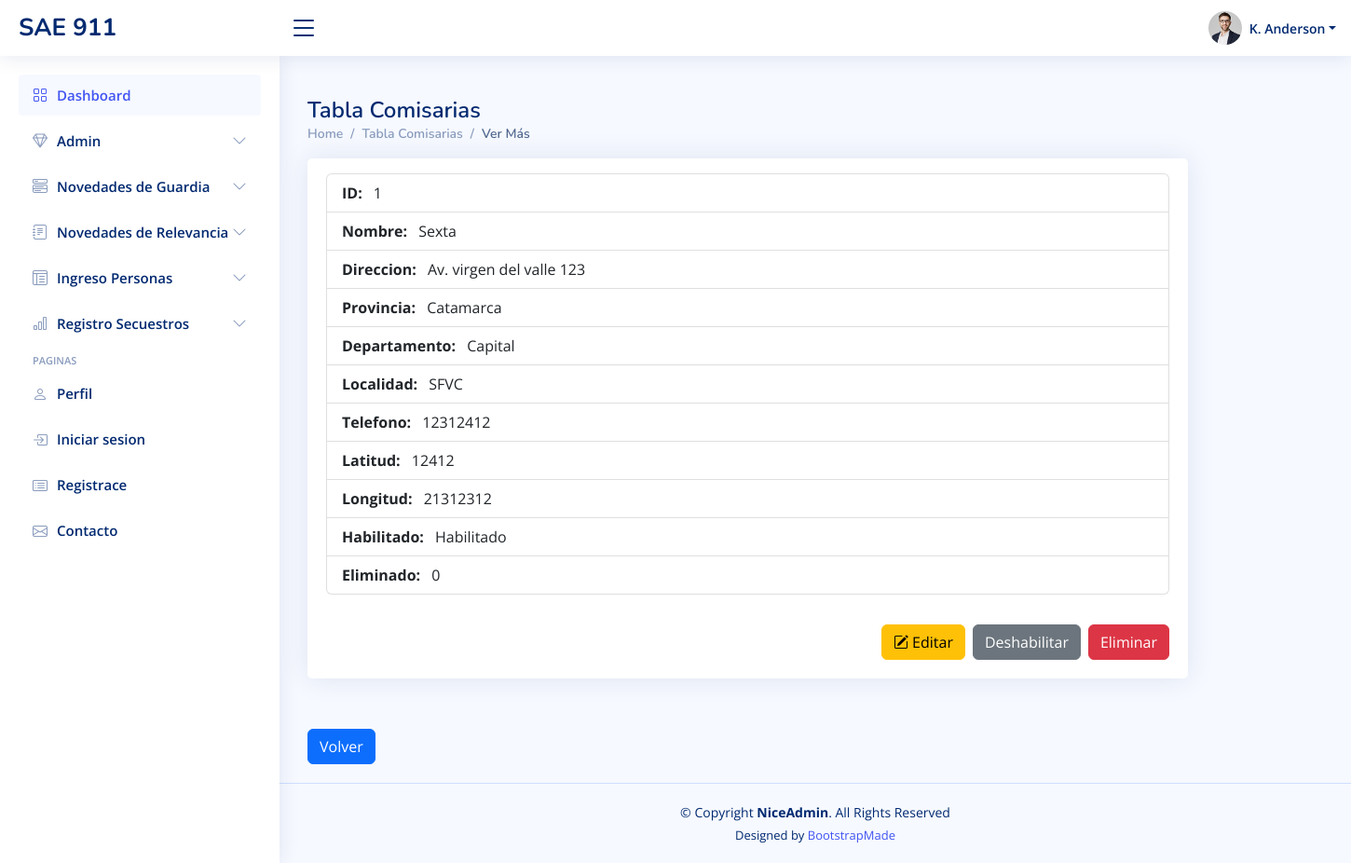
/verMas-comisarias.php?id=1, run on the app's committed database.
### tables this page shows
CREATE TABLE `comisarias` (
  `idComisaria` int NOT NULL,
  `nombre` varchar(50) NOT NULL,
  `direccion` varchar(50) NOT NULL,
  `provincia` varchar(50) NOT NULL,
  `departamento` varchar(50) NOT NULL,
  `localidad` varchar(50) NOT NULL,
  `telefono` varchar(50) NOT NULL,
  `latitud` varchar(50) NOT NULL,
  `longitud` varchar(50) NOT NULL,
  `habilitado` tinyint(1) NOT NULL,
  `eliminado` tinyint(1) NOT NULL DEFAULT '0'
);

### verMas-comisarias.php (the view, shortened to what this page needs)
<?php
    include('conexion.php');
    $idComisaria=$_GET['id'];
    $consulta="SELECT * FROM comisarias WHERE idComisaria='$idComisaria'";
    $resultado=mysqli_query($conexion,$consulta);
    if ($row = $resultado->fetch_assoc()) {
      $nombreComisaria=$row['nombre'];
      $direccionComisaria=$row['direccion'];
      $provinciaComisaria=$row['provincia'];
      $departamentoComisaria=$row['departamento'];
      $localidadComisaria=$row['localidad'];
      $telefonoComisaria=$row['telefono'];
      $latitudComisaria=$row['latitud'];
      $longitudComisaria=$row['longitud'];
      $habilitadoComisaria=$row['habilitado'];
      $eliminadoComisaria=$row['eliminado'];
  }
 ?>
<!DOCTYPE html>
<html lang="en">
<head>
  <link href="assets/vendor/bootstrap/css/bootstrap.min.css" rel="stylesheet">
  <link href="assets/vendor/bootstrap-icons/bootstrap-icons.css" rel="stylesheet">
  <link href="assets/vendor/boxicons/css/boxicons.min.css" rel="stylesheet">
  <link href="assets/vendor/quill/quill.snow.css" rel="stylesheet">
  <link href="assets/vendor/quill/quill.bubble.css" rel="stylesheet">
  <link href="assets/vendor/remixicon/remixicon.css" rel="stylesheet">
  <link href="assets/vendor/simple-datatables/style.css" rel="stylesheet">
  <link href="assets/css/style.css" rel="stylesheet">
</head>
<body>
  <header id="header" class="header fixed-top d-flex align-items-center">
    <div class="d-flex align-items-center justify-content-between">
      <a href="index.html" class="logo d-flex align-items-center">
        <span class="d-none d-lg-block">SAE 911</span>
      </a>
      <i class="bi bi-list toggle-sidebar-btn"></i>
    </div>
    <nav class="header-nav ms-auto">
      <ul class="d-flex align-items-center">
        <li class="nav-item dropdown pe-3">
          <a class="nav-link nav-profile d-flex align-items-center pe-0" href="#" data-bs-toggle="dropdown">
            <img src="assets/img/profile-img.jpg" alt="Profile" class="rounded-circle">
            <span class="d-none d-md-block dropdown-toggle ps-2">K. Anderson</span>
          </a>
        </li>
      </ul>
    </nav>
  </header>
  <aside id="sidebar" class="sidebar">
    <ul class="sidebar-nav" id="sidebar-nav">
      <li class="nav-item">
        <a class="nav-link " href="index.html">
          <i class="bi bi-grid"></i>
          <span>Dashboard</span>
        </a>
      </li>
      <li class="nav-item">
        <a class="nav-link collapsed" data-bs-target="#icons-nav" data-bs-toggle="collapse" href="#">
          <i class="bi bi-gem"></i><span>Admin</span><i class="bi bi-chevron-down ms-auto"></i>
        </a>
      </li>
      <li class="nav-item">
        <a class="nav-link collapsed" data-bs-target="#components-nav" data-bs-toggle="collapse" href="#">
          <i class="bi bi-menu-button-wide"></i><span>Novedades de Guardia</span><i class="bi bi-chevron-down ms-auto"></i>
        </a>
      </li>
      <li class="nav-item">
        <a class="nav-link collapsed" data-bs-target="#forms-nav" data-bs-toggle="collapse" href="#">
          <i class="bi bi-journal-text"></i><span>Novedades de Relevancia</span><i class="bi bi-chevron-down ms-auto"></i>
        </a>
      </li>
      <li class="nav-item">
        <a class="nav-link collapsed" data-bs-target="#tables-nav" data-bs-toggle="collapse" href="#">
          <i class="bi bi-layout-text-window-reverse"></i><span>Ingreso Personas</span><i class="bi bi-chevron-down ms-auto"></i>
        </a>
      </li>
      <li class="nav-item">
        <a class="nav-link collapsed" data-bs-target="#charts-nav" data-bs-toggle="collapse" href="#">
          <i class="bi bi-bar-chart"></i><span>Registro Secuestros</span><i class="bi bi-chevron-down ms-auto"></i>
        </a>
      </li>
      <li class="nav-heading">Paginas</li>
      <li class="nav-item">
        <a class="nav-link collapsed" href="users-profile.html">
          <i class="bi bi-person"></i>
          <span>Perfil</span>
        </a>
      </li>
      <li class="nav-item">
        <a class="nav-link collapsed" href="pages-login.html">
          <i class="bi bi-box-arrow-in-right"></i>
          <span>Iniciar sesion</span>
        </a>
      </li>
      <li class="nav-item">
        <a class="nav-link collapsed" href="pages-register.html">
          <i class="bi bi-card-list"></i>
          <span>Registrace</span>
        </a>
      </li>
      <li class="nav-item">
        <a class="nav-link collapsed" href="pages-contact.html">
          <i class="bi bi-envelope"></i>
          <span>Contacto</span>
        </a>
      </li>
    </ul>
  </aside>
  <main id="main" class="main container">
    <div class="pagetitle">
        <h1>Tabla Comisarias</h1>
        <nav>
          <ol class="breadcrumb">
            <li class="breadcrumb-item"><a href="index.html">Home</a></li>
            <li class="breadcrumb-item"><a href="tabla-comisaria.php">Tabla Comisarias</a></li>
            <li class="breadcrumb-item active">Ver Más</li>
          </ol>
        </nav>
    </div>
    <div class="card w-75 pt-3">
      <div class="card-body">
        <ul class="list-group mb-3">
            <li class="list-group-item fw-bold">ID: <span class="fw-normal ms-2"><?php echo $idComisaria; ?></span></li>
            <li class="list-group-item fw-bold">Nombre: <span class="fw-normal ms-2"><?php echo $nombreComisaria; ?></span></li>
            <li class="list-group-item fw-bold">Direccion: <span class="fw-normal ms-2"><?php echo $direccionComisaria; ?></span></li>
            <li class="list-group-item fw-bold">Provincia: <span class="fw-normal ms-2"><?php echo $provinciaComisaria; ?></span></li>
            <li class="list-group-item fw-bold">Departamento: <span class="fw-normal ms-2"><?php echo $departamentoComisaria; ?></span> </li>
            <li class="list-group-item fw-bold">Localidad: <span class="fw-normal ms-2"><?php echo $localidadComisaria; ?></span> </li>
            <li class="list-group-item fw-bold">Telefono: <span class="fw-normal ms-2"><?php echo $telefonoComisaria; ?></span> </li>
            <li class="list-group-item fw-bold">Latitud: <span class="fw-normal ms-2"><?php echo $latitudComisaria; ?></span></li>
            <li class="list-group-item fw-bold">Longitud: <span class="fw-normal ms-2"><?php echo $longitudComisaria; ?></span></li>
            <li class="list-group-item fw-bold">
              Habilitado: <span class="fw-normal ms-2"><?php if($habilitadoComisaria == 1){echo "Habilitado";}else{echo "Deshabilitado";} ?></span>
            </li>
            <li class="list-group-item fw-bold">Eliminado: <span class="fw-normal ms-2"><?php echo $eliminadoComisaria; ?></span></li>
        </ul>
         <button type="button" class="btn btn-danger float-end mt-3 ms-2" data-bs-toggle="modal" data-bs-target="#modalEliminar" value="eliminarRegistro">
          Eliminar
          </button>
          <button type="button" class="btn btn-secondary float-end mt-3 ms-2" data-bs-toggle="modal" data-bs-target="#modalDeshabilitar">
            Deshabilitar
          </button>
          <button type="button" class="btn btn-warning float-end mt-3" data-bs-toggle="modal" data-bs-target="#staticBackdrop">
            <i class="bi bi-pencil-square"></i>
            Editar
          </button>
      </div>
    </div>
    <br>
    <div class="d-flex justify-content-between">
      <a class="btn btn-primary " href="tabla-comisaria.php">Volver</a>
    </div>
  </main>
  <footer id="footer" class="footer">
    <div class="copyright">
      &copy; Copyright <strong><span>NiceAdmin</span></strong>. All Rights Reserved
    </div>
    <div class="credits">
      Designed by <a href="https://bootstrapmade.com/">BootstrapMade</a>
    </div>
  </footer>
</body>
</html>

### assets/css/style.css (style rules this page uses)
:root { scroll-behavior: smooth; }
body { font-family: "Open Sans", sans-serif; background: #f6f9ff; color: #444444; }
a { color: #4154f1; text-decoration: none; }
h1, h2, h3, h4, h5, h6 { font-family: "Nunito", sans-serif; }
#main { margin-top: 60px; padding: 20px 30px; transition: all 0.3s; }
.pagetitle { margin-bottom: 10px; }
.pagetitle h1 { font-size: 24px; margin-bottom: 0; font-weight: 600; color: #012970; }
.card { margin-bottom: 30px; border: none; border-radius: 5px; box-shadow: 0px 0 30px rgba(1, 41, 112, 0.1); }
.card-body { padding: 0 20px 20px 20px; }
.breadcrumb { font-size: 14px; font-family: "Nunito", sans-serif; color: #899bbd; font-weight: 600; }
.breadcrumb a { color: #899bbd; transition: 0.3s; }
.breadcrumb .breadcrumb-item::before { color: #899bbd; }
.breadcrumb .active { color: #51678f; font-weight: 600; }
.logo { line-height: 1; }
@media (min-width: 1200px) { .logo { width: 280px; } }
.logo span { font-size: 26px; font-weight: 700; color: #012970; font-family: "Nunito", sans-serif; }
.header { transition: all 0.5s; z-index: 997; height: 60px; box-shadow: 0px 2px 20px rgba(1, 41, 112, 0.1); background-color: #fff; padding-left: 20px; }
.header .toggle-sidebar-btn { font-size: 32px; padding-left: 10px; cursor: pointer; color: #012970; }
.header-nav ul { list-style: none; }
.header-nav>ul { margin: 0; padding: 0; }
.header-nav .nav-profile { color: #012970; }
.header-nav .nav-profile img { max-height: 36px; }
.header-nav .nav-profile span { font-size: 14px; font-weight: 600; }
.sidebar { position: fixed; top: 60px; left: 0; bottom: 0; width: 300px; z-index: 996; transition: all 0.3s; padding: 20px; overflow-y: auto; scrollbar-width: thin; scrollbar-color: #aab7cf transparent; box-shadow: 0px 0px 20px rgba(1, 41, 112, 0.1); background-color: #fff; }
@media (min-width: 1200px) { #main, #footer { margin-left: 300px; } }
.sidebar-nav { padding: 0; margin: 0; list-style: none; }
.sidebar-nav li { padding: 0; margin: 0; list-style: none; }
.sidebar-nav .nav-item { margin-bottom: 5px; }
.sidebar-nav .nav-heading { font-size: 11px; text-transform: uppercase; color: #899bbd; font-weight: 600; margin: 10px 0 5px 15px; }
.sidebar-nav .nav-link { display: flex; align-items: center; font-size: 15px; font-weight: 600; color: #4154f1; transition: 0.3; background: #f6f9ff; padding: 10px 15px; border-radius: 4px; }
.sidebar-nav .nav-link i { font-size: 16px; margin-right: 10px; color: #4154f1; }
.sidebar-nav .nav-link.collapsed { color: #012970; background: #fff; }
.sidebar-nav .nav-link.collapsed i { color: #899bbd; }
.sidebar-nav .nav-link .bi-chevron-down { margin-right: 0; transition: transform 0.2s ease-in-out; }
.footer { padding: 20px 0; font-size: 14px; transition: all 0.3s; border-top: 1px solid #cddfff; }
.footer .copyright { text-align: center; color: #012970; }
.footer .credits { padding-top: 5px; text-align: center; font-size: 13px; color: #012970; }

### data on the page
comisarias: nombre "Sexta", direccion "Av. virgen del valle 123", provincia "Catamarca", departamento "Capital", localidad "SFVC", telefono "12312412", latitud "12412", longitud "21312312", eliminado "0"

### other printed values
$idComisaria "1"
